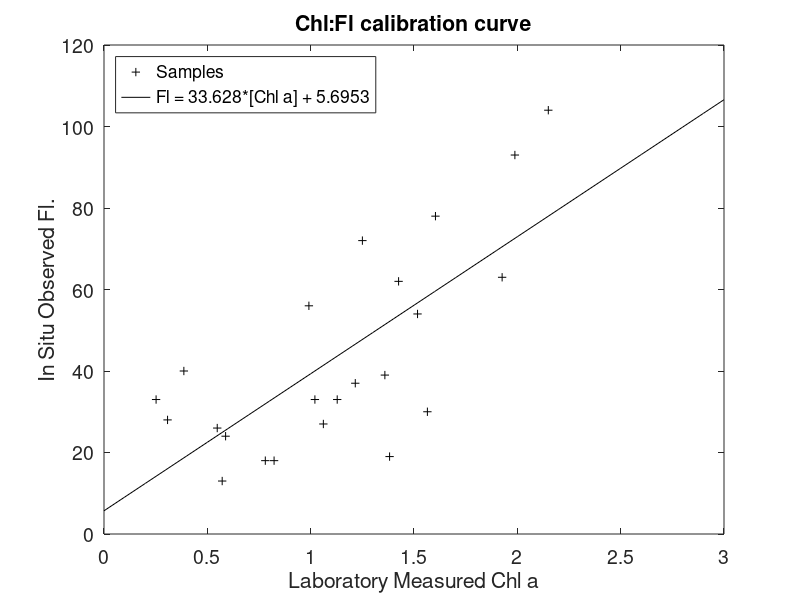

Write the MATLAB code that produced this figure.
% Calibration of Fl read from screen on cruise versus Chl a.

Fl = [39 37 13 54 63 93 104 18 27 30 33 19 24 33 18 26 28 33 56 62 40 72 78];

Chl = [1.3590425
1.21585
0.5718425
1.5171025
1.926405
1.9881475
2.1498575
0.822945
1.06137
1.564785
1.0204725
1.3818275
0.58839125
1.128423333
0.7805025
0.5479125
0.30752375
0.2520275
0.991435
1.4254225
0.38643
1.25026125
1.60385];

[p,s] = polyfit(Chl,Fl',1);

hh = plot(Chl,Fl,'+k',0:0.1:3,p(1)*[0:0.1:3]+p(2),'-k');
set(gca,'FontSize',14);
title('Chl:Fl calibration curve');
xlabel('Laboratory Measured Chl a');
ylabel('In Situ Observed Fl.');
lh = legend(hh,['Samples'],...
        ['Fl = ',num2str(p(1)),'*[Chl a] + ',num2str(p(2))],'Location','NorthWest')
